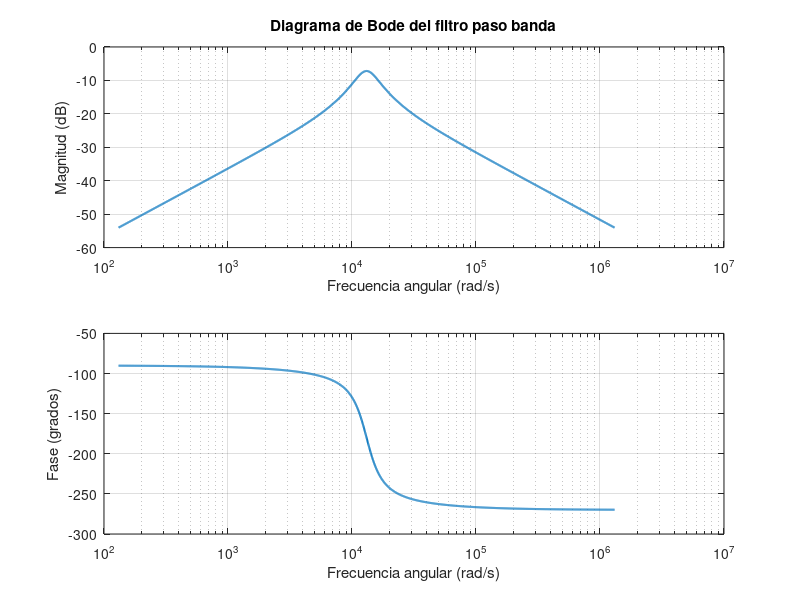
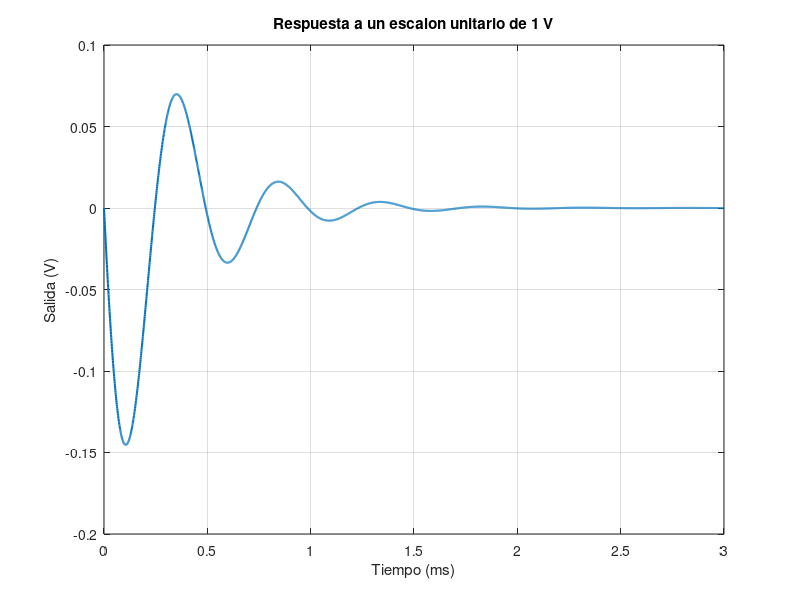

MATLAB code for these plots, in order:
% PARAMETROS TEORICOS DEL FILTRO
H0 = -0.4377;
xi = 0.227;
w0 = 13107;

% RESPUESTA FRECUENCIAL
% Barrido desde w0/100 hasta 100*w0
w = logspace(log10(w0/100), log10(100*w0), 2000);

% Evaluacion de la funcion de transferencia para s = j*w
s = 1i*w;

Gjw = (H0*2*xi*w0.*s) ./ (s.^2 + 2*xi*w0.*s + w0^2);

% Magnitud en decibelios y fase en grados
magnitud_dB = 20*log10(abs(Gjw));
fase_grados = unwrap(angle(Gjw))*180/pi;

% Diagrama de Bode
figure;

subplot(2,1,1);
semilogx(w, magnitud_dB, 'LineWidth', 1.5);
grid on;
xlabel('Frecuencia angular (rad/s)');
ylabel('Magnitud (dB)');
title('Diagrama de Bode del filtro paso banda');

subplot(2,1,2);
semilogx(w, fase_grados, 'LineWidth', 1.5);
grid on;
xlabel('Frecuencia angular (rad/s)');
ylabel('Fase (grados)');

% RESPUESTA A UN ESCALON UNITARIO
% Tiempo expresado en segundos
t = 0:1e-6:3e-3;

c = (2*xi*H0/sqrt(1-xi^2)) .* sin(w0*t*sqrt(1-xi^2)) .* exp(-xi*w0*t);

% Representacion temporal con el eje en milisegundos
figure;

plot(t*1000, c, 'LineWidth', 1.5);
grid on;
xlabel('Tiempo (ms)');
ylabel('Salida (V)');
title('Respuesta a un escalon unitario de 1 V');
